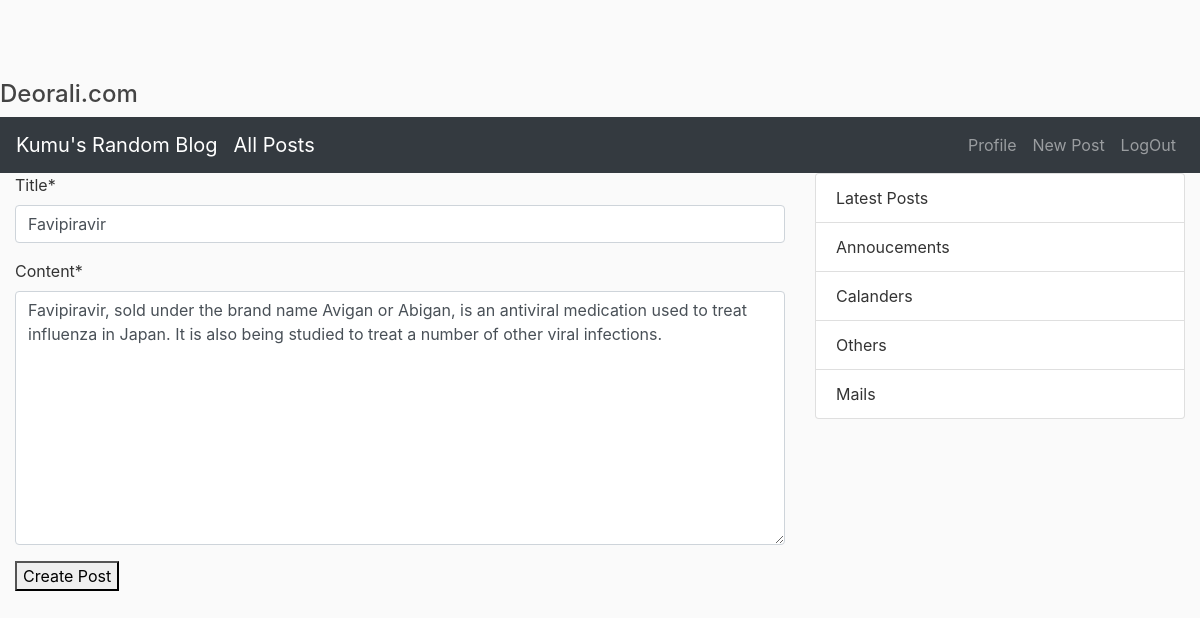
/postupdate/2/ (signed in), run on the app's committed database.
### blogs/models.py (models this page shows, shortened)
class Post(models.Model):
	title=models.CharField(max_length=100)
	content=RichTextField()
	date_post=models.DateTimeField(default=timezone.now)
	author=models.ForeignKey(User, on_delete=models.CASCADE)

### blogs/views.py (the view, shortened to what this page needs)
# urls.py: path('postupdate/<int:pk>/',PostUpdaeView.as_view(),name='postupdate'),
class PostUpdaeView(LoginRequiredMixin,UpdateView):
	model=Post
	template_name='blogs/post_form.html'
	context_object_name='form'
	fields=['title','content']

### blogs/templates/blogs/post_form.html (shortened to what this page needs)
{% extends 'blogs/base.html'%}
{% block content %}
{% load crispy_forms_tags %}
<form method='post'>
{{form|crispy|safe}}
<button type="submit">Create Post</button>
</form>
{% endblock %}

### blogs/templates/blogs/base.html (style rules this page uses)
body { background: #fafafa; color: #333333; margin-top: 5rem; }

### data on the page
Post: title "Favipiravir", content "Favipiravir, sold under the brand name Avigan or Abigan, is an antiviral medication used to treat influenza in Japan. It is also being studied to treat a number of other viral infections."
